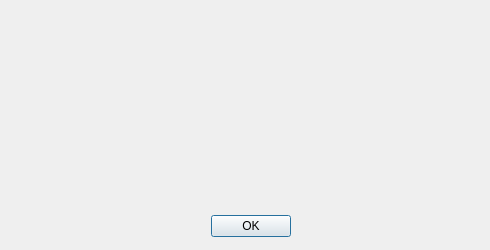
<?xml version="1.0" encoding="UTF-8"?>
<ui version="4.0">
 <class>AboutDialog</class>
 <widget class="QDialog" name="AboutDialog">
  <property name="geometry">
   <rect>
    <x>0</x>
    <y>0</y>
    <width>490</width>
    <height>250</height>
   </rect>
  </property>
  <property name="windowTitle">
   <string/>
  </property>
  <property name="autoFillBackground">
   <bool>true</bool>
  </property>
  <property name="locale">
   <locale language="English" country="Germany"/>
  </property>
  <property name="modal">
   <bool>true</bool>
  </property>
  <widget class="QDialogButtonBox" name="buttonBox">
   <property name="geometry">
    <rect>
     <x>80</x>
     <y>210</y>
     <width>341</width>
     <height>32</height>
    </rect>
   </property>
   <property name="orientation">
    <enum>Qt::Orientation::Horizontal</enum>
   </property>
   <property name="standardButtons">
    <set>QDialogButtonBox::StandardButton::Ok</set>
   </property>
   <property name="centerButtons">
    <bool>true</bool>
   </property>
  </widget>
  <widget class="QLabel" name="lbl_graphics">
   <property name="geometry">
    <rect>
     <x>10</x>
     <y>10</y>
     <width>111</width>
     <height>121</height>
    </rect>
   </property>
   <property name="autoFillBackground">
    <bool>true</bool>
   </property>
   <property name="text">
    <string/>
   </property>
   <property name="pixmap">
    <pixmap resource="resources.qrc">:/png/assets/Journal.png</pixmap>
   </property>
   <property name="scaledContents">
    <bool>true</bool>
   </property>
  </widget>
  <widget class="QLabel" name="lbl_text1">
   <property name="geometry">
    <rect>
     <x>130</x>
     <y>10</y>
     <width>341</width>
     <height>181</height>
    </rect>
   </property>
   <property name="text">
    <string/>
   </property>
   <property name="alignment">
    <set>Qt::AlignmentFlag::AlignCenter</set>
   </property>
   <property name="wordWrap">
    <bool>true</bool>
   </property>
  </widget>
 </widget>
 <resources>
  <include location="resources.qrc"/>
 </resources>
 <connections>
  <connection>
   <sender>buttonBox</sender>
   <signal>accepted()</signal>
   <receiver>AboutDialog</receiver>
   <slot>accept()</slot>
   <hints>
    <hint type="sourcelabel">
     <x>248</x>
     <y>254</y>
    </hint>
    <hint type="destinationlabel">
     <x>157</x>
     <y>274</y>
    </hint>
   </hints>
  </connection>
  <connection>
   <sender>buttonBox</sender>
   <signal>rejected()</signal>
   <receiver>AboutDialog</receiver>
   <slot>reject()</slot>
   <hints>
    <hint type="sourcelabel">
     <x>316</x>
     <y>260</y>
    </hint>
    <hint type="destinationlabel">
     <x>286</x>
     <y>274</y>
    </hint>
   </hints>
  </connection>
 </connections>
</ui>
